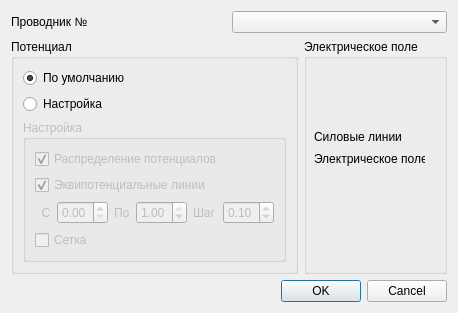
<?xml version="1.0" encoding="UTF-8"?>
<ui version="4.0">
 <class>visualization</class>
 <widget class="QDialog" name="visualization">
  <property name="geometry">
   <rect>
    <x>0</x>
    <y>0</y>
    <width>434</width>
    <height>309</height>
   </rect>
  </property>
  <property name="windowTitle">
   <string>Dialog</string>
  </property>
  <layout class="QVBoxLayout" name="verticalLayout">
   <item>
    <layout class="QHBoxLayout" name="horizontalLayout_3">
     <item>
      <widget class="QLabel" name="label_3">
       <property name="text">
        <string>Проводник №</string>
       </property>
      </widget>
     </item>
     <item>
      <widget class="QComboBox" name="comboBox"/>
     </item>
    </layout>
   </item>
   <item>
    <layout class="QHBoxLayout" name="horizontalLayout">
     <item>
      <widget class="QGroupBox" name="groupBox">
       <property name="layoutDirection">
        <enum>Qt::LeftToRight</enum>
       </property>
       <property name="autoFillBackground">
        <bool>true</bool>
       </property>
       <property name="title">
        <string>Потенциал</string>
       </property>
       <layout class="QVBoxLayout" name="verticalLayout_6">
        <item>
         <widget class="QRadioButton" name="radioButton">
          <property name="text">
           <string>По умолчанию</string>
          </property>
          <property name="checked">
           <bool>true</bool>
          </property>
         </widget>
        </item>
        <item>
         <widget class="QRadioButton" name="radioButton_2">
          <property name="text">
           <string>Настройка</string>
          </property>
         </widget>
        </item>
        <item>
         <widget class="QGroupBox" name="groupBox_2">
          <property name="enabled">
           <bool>false</bool>
          </property>
          <property name="title">
           <string>Настройка</string>
          </property>
          <layout class="QVBoxLayout" name="verticalLayout_5">
           <item>
            <widget class="QCheckBox" name="checkBox">
             <property name="text">
              <string>Распределение потенциалов</string>
             </property>
             <property name="checked">
              <bool>true</bool>
             </property>
            </widget>
           </item>
           <item>
            <widget class="QCheckBox" name="checkBox_3">
             <property name="text">
              <string>Эквипотенциальные линии</string>
             </property>
             <property name="checked">
              <bool>true</bool>
             </property>
            </widget>
           </item>
           <item>
            <layout class="QHBoxLayout" name="horizontalLayout_2">
             <item>
              <widget class="QLabel" name="label_5">
               <property name="text">
                <string>  С</string>
               </property>
              </widget>
             </item>
             <item>
              <widget class="QDoubleSpinBox" name="doubleSpinBox_3">
               <property name="maximum">
                <double>0.990000000000000</double>
               </property>
               <property name="singleStep">
                <double>0.010000000000000</double>
               </property>
              </widget>
             </item>
             <item>
              <widget class="QLabel" name="label_6">
               <property name="text">
                <string>По</string>
               </property>
              </widget>
             </item>
             <item>
              <widget class="QDoubleSpinBox" name="doubleSpinBox">
               <property name="maximum">
                <double>1.000000000000000</double>
               </property>
               <property name="singleStep">
                <double>0.010000000000000</double>
               </property>
               <property name="value">
                <double>1.000000000000000</double>
               </property>
              </widget>
             </item>
             <item>
              <widget class="QLabel" name="label_7">
               <property name="text">
                <string>Шаг</string>
               </property>
              </widget>
             </item>
             <item>
              <widget class="QDoubleSpinBox" name="doubleSpinBox_2">
               <property name="minimum">
                <double>0.010000000000000</double>
               </property>
               <property name="maximum">
                <double>0.500000000000000</double>
               </property>
               <property name="singleStep">
                <double>0.010000000000000</double>
               </property>
               <property name="value">
                <double>0.100000000000000</double>
               </property>
              </widget>
             </item>
            </layout>
           </item>
           <item>
            <widget class="QCheckBox" name="checkBox_2">
             <property name="text">
              <string>Сетка</string>
             </property>
            </widget>
           </item>
          </layout>
         </widget>
        </item>
       </layout>
      </widget>
     </item>
     <item>
      <widget class="QGroupBox" name="groupBox_3">
       <property name="title">
        <string>Электрическое поле</string>
       </property>
       <widget class="QLabel" name="label_2">
        <property name="geometry">
         <rect>
          <x>10</x>
          <y>90</y>
          <width>91</width>
          <height>16</height>
         </rect>
        </property>
        <property name="text">
         <string>Силовые линии</string>
        </property>
       </widget>
       <widget class="QLabel" name="label_4">
        <property name="geometry">
         <rect>
          <x>10</x>
          <y>110</y>
          <width>111</width>
          <height>20</height>
         </rect>
        </property>
        <property name="text">
         <string>Электрическое поле</string>
        </property>
       </widget>
      </widget>
     </item>
    </layout>
   </item>
   <item>
    <widget class="QDialogButtonBox" name="buttonBox">
     <property name="orientation">
      <enum>Qt::Horizontal</enum>
     </property>
     <property name="standardButtons">
      <set>QDialogButtonBox::Cancel|QDialogButtonBox::Ok</set>
     </property>
    </widget>
   </item>
  </layout>
 </widget>
 <resources/>
 <connections>
  <connection>
   <sender>buttonBox</sender>
   <signal>accepted()</signal>
   <receiver>visualization</receiver>
   <slot>accept()</slot>
   <hints>
    <hint type="sourcelabel">
     <x>248</x>
     <y>254</y>
    </hint>
    <hint type="destinationlabel">
     <x>157</x>
     <y>274</y>
    </hint>
   </hints>
  </connection>
  <connection>
   <sender>buttonBox</sender>
   <signal>rejected()</signal>
   <receiver>visualization</receiver>
   <slot>reject()</slot>
   <hints>
    <hint type="sourcelabel">
     <x>316</x>
     <y>260</y>
    </hint>
    <hint type="destinationlabel">
     <x>286</x>
     <y>274</y>
    </hint>
   </hints>
  </connection>
 </connections>
</ui>
